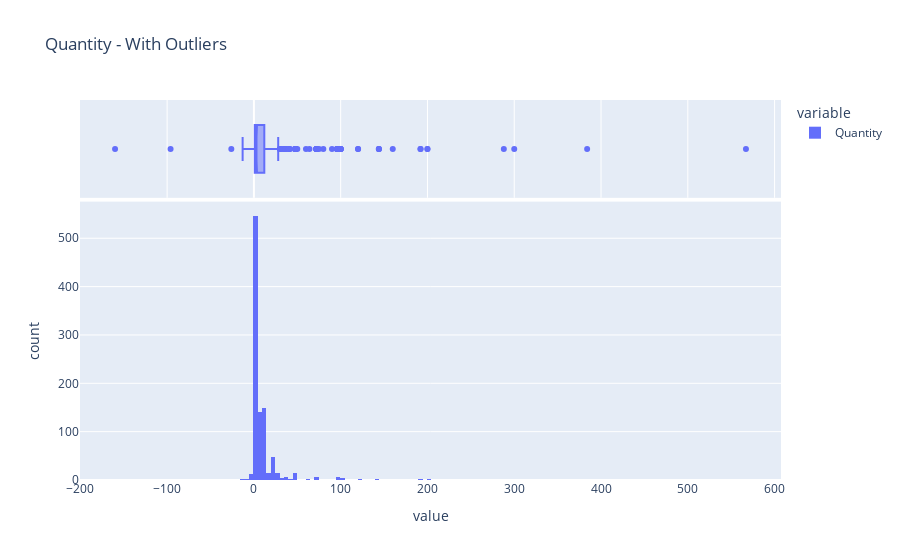
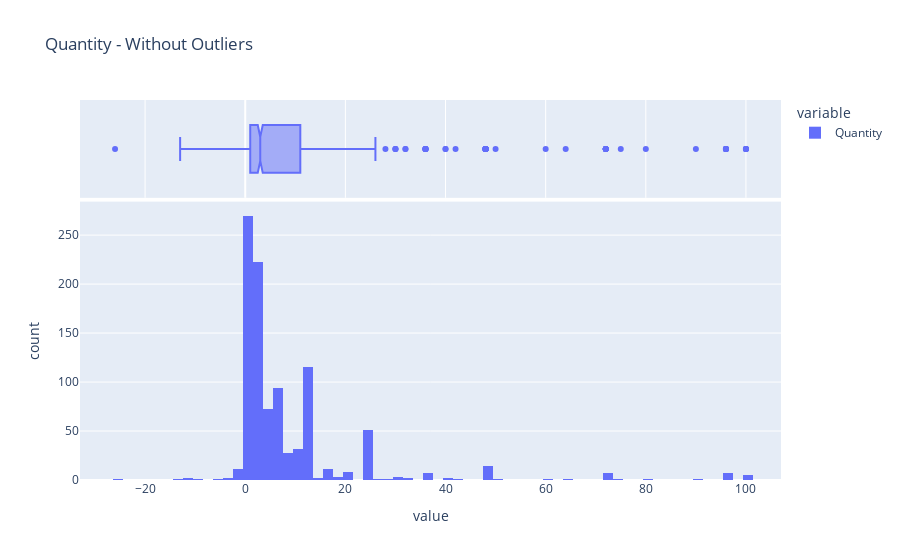

Notebook source saved alongside these figures, in order:
### Markdown cell above
Análisis de la n-esima serie...

### Code cell
profile_serie(df_retail['Quantity'])

### Figure 1 — Plotly figure (JSON) as saved in the notebook; plotly's stock layout.template omitted (floating-point values rounded to 4 significant figures; data arrays with more than 128 entries replaced by an {"elided": "..."} marker saying what was removed)
{"data": [{"alignmentgroup": "True", "bingroup": "x", "hovertemplate": "variable=Quantity<br>value=%{x}<br>count=%{y}<extra></extra>", "legendgroup": "Quantity", "marker": {"color": "#636efa", "pattern": {"shape": ""}}, "name": "Quantity", "offsetgroup": "Quantity", "orientation": "v", "showlegend": true, "type": "histogram", "x": {"elided": "1000 int values"}, "xaxis": "x", "yaxis": "y"}, {"alignmentgroup": "True", "hovertemplate": "variable=Quantity<br>value=%{x}<extra></extra>", "legendgroup": "Quantity", "marker": {"color": "#636efa"}, "name": "Quantity", "notched": true, "offsetgroup": "Quantity", "showlegend": false, "type": "box", "x": {"elided": "1000 int values"}, "xaxis": "x2", "yaxis": "y2"}], "layout": {"barmode": "relative", "legend": {"title": {"text": "variable"}, "tracegroupgap": 0}, "title": {"text": "Quantity - With Outliers"}, "xaxis": {"anchor": "y", "domain": [0, 1], "title": {"text": "value"}}, "xaxis2": {"anchor": "y2", "domain": [0, 1], "matches": "x", "showgrid": true, "showticklabels": false}, "yaxis": {"anchor": "x", "domain": [0, 0.7326], "title": {"text": "count"}}, "yaxis2": {"anchor": "x2", "domain": [0.7426, 1], "matches": "y2", "showgrid": false, "showline": false, "showticklabels": false, "ticks": ""}}}

### Figure 2 — Plotly figure (JSON) as saved in the notebook; plotly's stock layout.template omitted (floating-point values rounded to 4 significant figures; data arrays with more than 128 entries replaced by an {"elided": "..."} marker saying what was removed)
{"data": [{"alignmentgroup": "True", "bingroup": "x", "hovertemplate": "variable=Quantity<br>value=%{x}<br>count=%{y}<extra></extra>", "legendgroup": "Quantity", "marker": {"color": "#636efa", "pattern": {"shape": ""}}, "name": "Quantity", "offsetgroup": "Quantity", "orientation": "v", "showlegend": true, "type": "histogram", "x": {"elided": "984 int values"}, "xaxis": "x", "yaxis": "y"}, {"alignmentgroup": "True", "hovertemplate": "variable=Quantity<br>value=%{x}<extra></extra>", "legendgroup": "Quantity", "marker": {"color": "#636efa"}, "name": "Quantity", "notched": true, "offsetgroup": "Quantity", "showlegend": false, "type": "box", "x": {"elided": "984 int values"}, "xaxis": "x2", "yaxis": "y2"}], "layout": {"barmode": "relative", "legend": {"title": {"text": "variable"}, "tracegroupgap": 0}, "title": {"text": "Quantity - Without Outliers"}, "xaxis": {"anchor": "y", "domain": [0, 1], "title": {"text": "value"}}, "xaxis2": {"anchor": "y2", "domain": [0, 1], "matches": "x", "showgrid": true, "showticklabels": false}, "yaxis": {"anchor": "x", "domain": [0, 0.7326], "title": {"text": "count"}}, "yaxis2": {"anchor": "x2", "domain": [0.7426, 1], "matches": "y2", "showgrid": false, "showline": false, "showticklabels": false, "ticks": ""}}}
